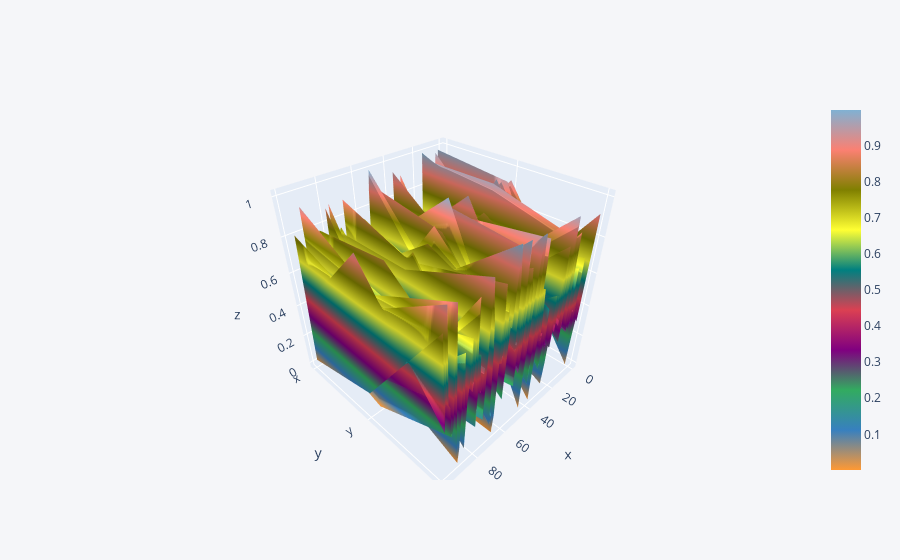

The notebook cell this image was saved under:
### Code cell
df2.iplot(kind='surface')

### Figure 1 — Plotly figure (JSON) as saved in the notebook; plotly's stock layout.template omitted (floating-point values rounded to 4 significant figures; data arrays with more than 128 entries replaced by an {"elided": "..."} marker saying what was removed)
{"data": [{"colorscale": [[0, "rgb(255, 153, 51)"], [0.1111, "rgb(55, 128, 191)"], [0.2222, "rgb(50, 171, 96)"], [0.3333, "rgb(128, 0, 128)"], [0.4444, "rgb(219, 64, 82)"], [0.5556, "rgb(0, 128, 128)"], [0.6667, "rgb(255, 255, 51)"], [0.7778, "rgb(128, 128, 0)"], [0.8889, "rgb(251, 128, 114)"], [1, "rgb(128, 177, 211)"]], "type": "surface", "x": [0, 1, 2, 3, 4, 5, 6, 7, 8, 9, 10, 11, 12, 13, 14, 15, 16, 17, 18, 19, 20, 21, 22, 23, 24, 25, 26, 27, 28, 29, 30, 31, 32, 33, 34, 35, 36, 37, 38, 39, 40, 41, 42, 43, 44, 45, 46, 47, 48, 49, 50, 51, 52, 53, 54, 55, 56, 57, 58, 59, 60, 61, 62, 63, 64, 65, 66, 67, 68, 69, 70, 71, 72, 73, 74, 75, 76, 77, 78, 79, 80, 81, 82, 83, 84, 85, 86, 87, 88, 89, 90, 91, 92, 93, 94, 95, 96, 97, 98, 99], "y": ["x", "y", "z"], "z": {"elided": "3x100 float values"}}], "layout": {"legend": {"bgcolor": "#F5F6F9", "font": {"color": "#4D5663"}}, "paper_bgcolor": "#F5F6F9", "plot_bgcolor": "#F5F6F9", "title": {"font": {"color": "#4D5663"}}, "xaxis": {"gridcolor": "#E1E5ED", "showgrid": true, "tickfont": {"color": "#4D5663"}, "title": {"font": {"color": "#4D5663"}, "text": ""}, "zerolinecolor": "#E1E5ED"}, "yaxis": {"gridcolor": "#E1E5ED", "showgrid": true, "tickfont": {"color": "#4D5663"}, "title": {"font": {"color": "#4D5663"}, "text": ""}, "zerolinecolor": "#E1E5ED"}}}
